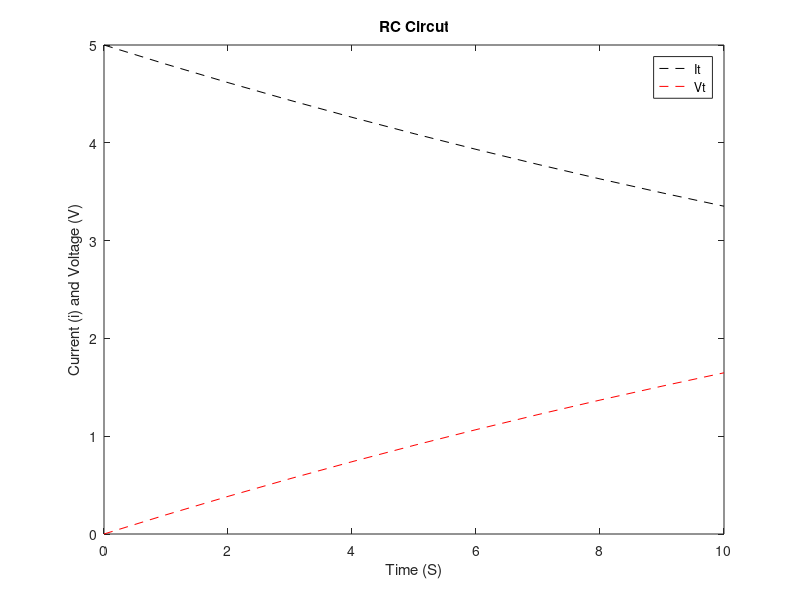

MATLAB code to generate this figure:
clc;
clear all;
close all;

Io = input("enter the value of current(i)");
Vo = input("enter the value of voltage (v)");
R = input("enter the value of resister");
C = input("enter the value of capacitor");
t = [0:1:10]
for i =1:length(t)
  It(i) = Io*exp(-t(i)/(R*C));
  Vt(i) =Vo*(1-exp(-t(i)/(R*C)));
end
plot(t,It,"k--")
hold on
plot(t,Vt,"r--");
hold off
xlabel('Time (S)');
ylabel('Current (i) and Voltage (V)')
title('RC Circut')
legend('It','Vt')
